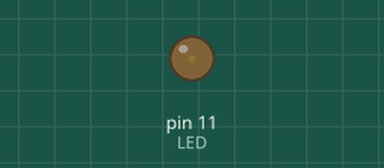
The sketch below on a simulated Arduino Uno, built with avr-gcc and run on an emulated ATmega328P. Shown: output pins drawn as LEDs (lit = HIGH).

Above: at 0.05 s.
At 1.15 s:
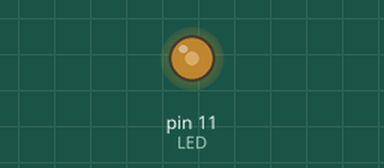
At 2.3 s:
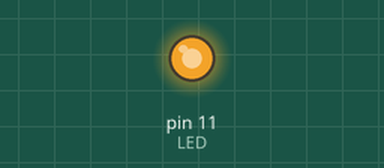
At 4.6 s:
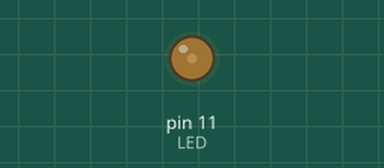
Timing chart, 0 to 6.7 s (numbered marks = the images above):
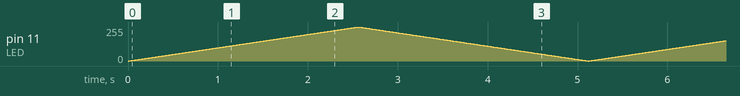

The sketch:

pwm-led.ino
```cpp
const int LED = 11; // led is on pin 11
void setup ()
{
  pinMode(LED , OUTPUT); //set the led as an output
}
void loop ()
{
  for (int i=0; i<=255; i++)
  {
    analogWrite(LED, i); // range the pwm output from 0 to 255
    delay(10); //wait for 10 miliseconds
  }
  for (int i=255; i>0; i--)
  {
    analogWrite(LED, i); // reduce the pwm from 255 to 0
    delay(10); //wait for 10 miliseconds and repeat the whole loop
  }
}
```
